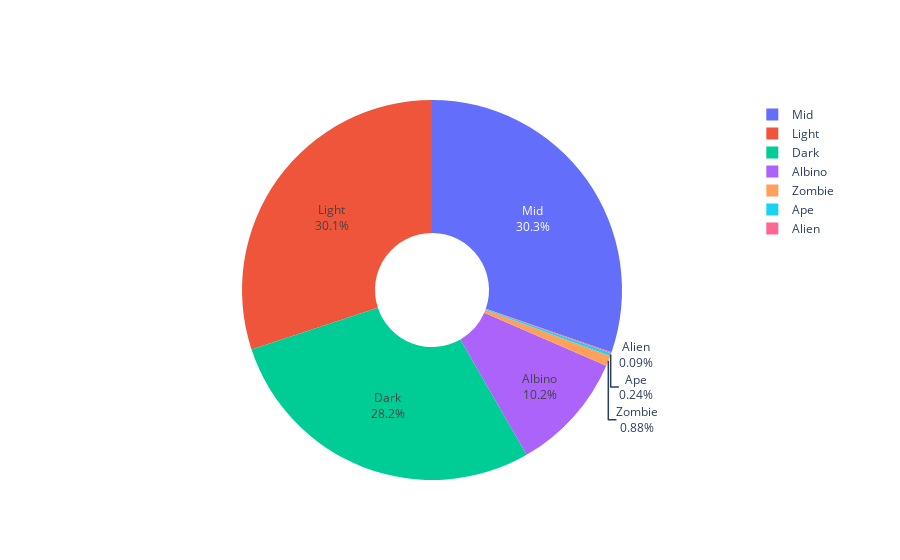

This figure's notebook cell:
### Code cell
skins = punks_basic['Skin'].value_counts()

labels = skins.index
values = skins.values

# Use `hole` to create a donut-like pie chart
fig = go.Figure(data=[go.Pie(labels=labels, values=values, hole=.3, textinfo='label+percent')])
fig.show()

### Figure 1 — Plotly figure (JSON) as saved in the notebook; plotly's stock layout.template omitted (floating-point values rounded to 4 significant figures)
{"data": [{"hole": 0.3, "labels": ["Mid", "Light", "Dark", "Albino", "Zombie", "Ape", "Alien"], "textinfo": "label+percent", "type": "pie", "values": [3031, 3006, 2824, 1018, 88, 24, 9]}], "layout": {}}
